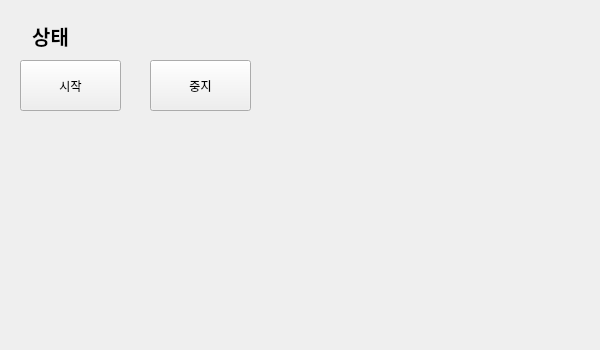
<?xml version="1.0" encoding="UTF-8"?>
<ui version="4.0">
 <class>Form</class>
 <widget class="QWidget" name="Form">
  <property name="geometry">
   <rect>
    <x>0</x>
    <y>0</y>
    <width>600</width>
    <height>350</height>
   </rect>
  </property>
  <property name="maximumSize">
   <size>
    <width>600</width>
    <height>350</height>
   </size>
  </property>
  <property name="windowTitle">
   <string>QtDesigner 연습</string>
  </property>
  <widget class="QLabel" name="lblStatus">
   <property name="geometry">
    <rect>
     <x>30</x>
     <y>20</y>
     <width>41</width>
     <height>31</height>
    </rect>
   </property>
   <property name="font">
    <font>
     <family>맑은 고딕</family>
     <pointsize>15</pointsize>
     <weight>75</weight>
     <italic>false</italic>
     <bold>true</bold>
     <underline>false</underline>
     <strikeout>false</strikeout>
    </font>
   </property>
   <property name="text">
    <string>상태</string>
   </property>
   <property name="alignment">
    <set>Qt::AlignCenter</set>
   </property>
  </widget>
  <widget class="QPushButton" name="btnStart">
   <property name="geometry">
    <rect>
     <x>20</x>
     <y>60</y>
     <width>101</width>
     <height>51</height>
    </rect>
   </property>
   <property name="text">
    <string>시작</string>
   </property>
  </widget>
  <widget class="QPushButton" name="btnStop">
   <property name="geometry">
    <rect>
     <x>150</x>
     <y>60</y>
     <width>101</width>
     <height>51</height>
    </rect>
   </property>
   <property name="text">
    <string>중지</string>
   </property>
  </widget>
 </widget>
 <resources/>
 <connections/>
</ui>
